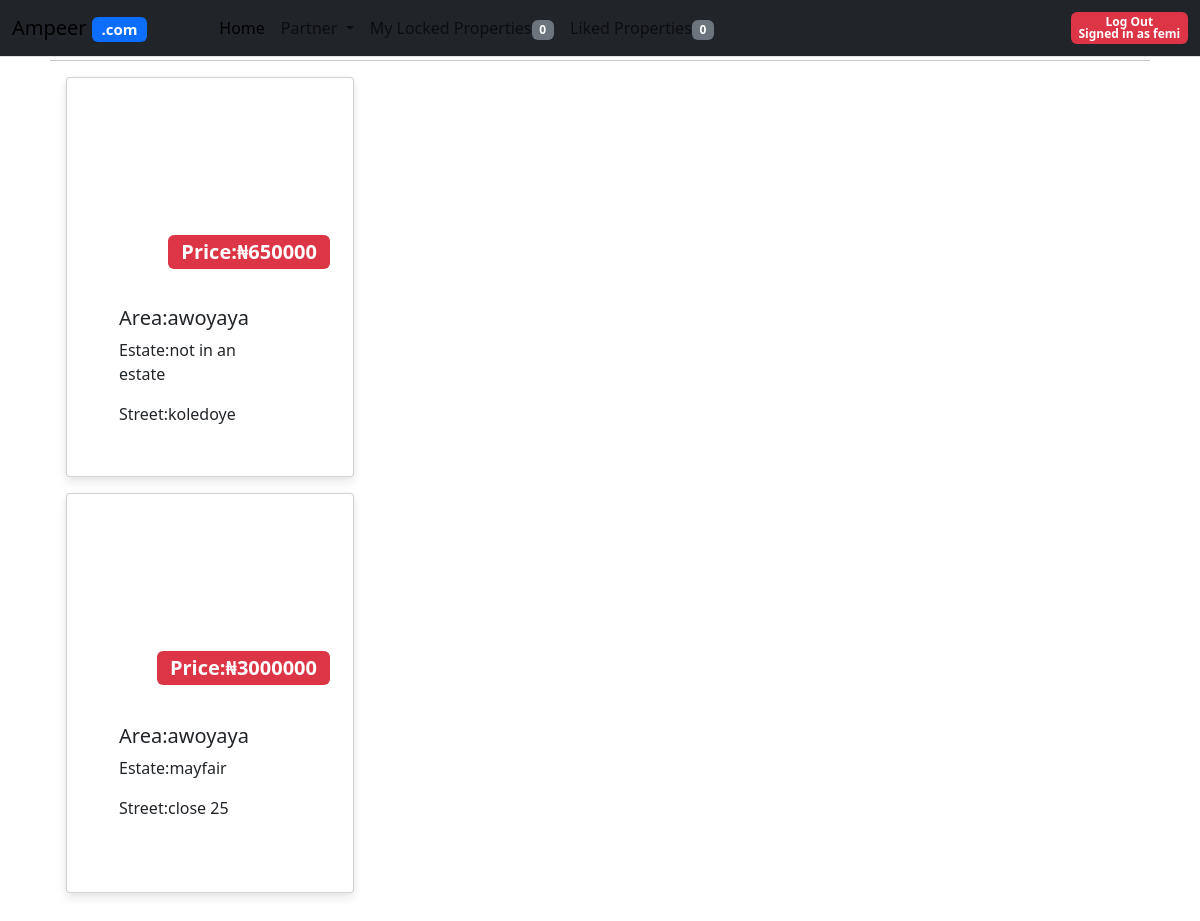
Page /reagency/role/propertyowner (signed in) on the committed database.
### reagency/models.py (models this page shows, shortened)
class User(AbstractUser):
    gender = models.CharField(max_length=1)
    tel = models.CharField(max_length=12)
    alt_tel = models.CharField(max_length=12, blank=True, null=True)
    profile_pic = models.URLField(max_length=200, blank=True, null=True)

class Property(models.Model):
    scouted_property = models.OneToOneField(ScoutedProperty, on_delete=models.CASCADE, default="")
    listing_specialist = models.ForeignKey(ListingSpecialistUser, on_delete=models.CASCADE, related_name="poster", default="")
    property_manager = models.ForeignKey(PropManagerUser, on_delete=models.CASCADE, related_name="manager", default="")
    landlord = models.ForeignKey(LandlordUser, on_delete=models.CASCADE, related_name="propowner", default="")
    rent_sale = models.CharField(max_length=10)
    type = models.CharField(max_length=50)
    bed = models.CharField(max_length=50)
    price = models.PositiveBigIntegerField()
    in_estate = models.CharField(max_length=3, default="")
    compound_size = models.PositiveSmallIntegerField()
    interior_size = models.PositiveSmallIntegerField()
    created_at = models.DateTimeField(auto_now_add=True, null=True)
    is_active = models.BooleanField(default=True)
    prop_location = models.ForeignKey(Location,on_delete=models.CASCADE, related_name="proplocation")
    house_number = models.CharField(max_length=15)
    int_vid = models.URLField(max_length=200)
    ext_vid = models.URLField(max_length=200)
    street_vid = models.URLField(max_length=200)
    user_locker = models.ForeignKey(User, on_delete=models.CASCADE, related_name="paiduser", blank=True, null=True, default="")

class Location(models.Model):
    state = models.CharField(max_length=50)
    lga = models.CharField(max_length=50)
    area_name = models.CharField(max_length=160)
    estate_name = models.CharField(max_length=250, default="")
    estate_name2 = models.CharField(max_length=200, blank=True, null=True)
    street = models.CharField(max_length=50)
    street2 = models.CharField(max_length=200, blank=True, null=True)
    landmark = models.CharField(max_length=200, blank=True, null=True)
    closest_busstop = models.CharField(max_length=200, blank=True, null=True)

### reagency/views.py (the view, shortened to what this page needs)
# urls.py: path("role/propertyowner", views.propertyowner_view, name="property_owner" ),
def propertyowner_view(request):
    User=get_user_model()
    current_user_id = request.user.id
    current_user = User.objects.get(id=current_user_id)
    user_saved_property = SavedProperty.objects.filter(user=current_user )
    savedPropertyNum = sum(properties.saved_property.count() for properties in user_saved_property)
    paidPropertyNum = Property.objects.filter(user_locker=current_user, is_active=False).count()
    try:
        User = get_user_model()
        signed_in_user = User.objects.get(id=request.user.id)
        prop_owner_user = LandlordUser.objects.get(user=signed_in_user)
        property_owner_properties = Property.objects.filter(landlord=prop_owner_user, is_active=True)
        property_owner_properties_num = property_owner_properties.count()
        if property_owner_properties_num > 0:
            return render(request, "reagency/propertyowner.html", {
                "property_owner_properties": property_owner_properties,
                "savedPropertyNum": savedPropertyNum,
                "paidPropertyNum": paidPropertyNum
            })
    except (ObjectDoesNotExist, ValueError):
        print("There was an error")
        return render(request, "reagency/propertyowner.html", {
            "savedPropertyNum": savedPropertyNum,
            "paidPropertyNum": paidPropertyNum
        })

### reagency/templates/reagency/propertyowner.html (shortened to what this page needs)
{% extends "reagency/layout.html" %}
{% load static %}
{% block body %}
{% if property_owner_properties %}
{% for property in property_owner_properties %}
<div class="card listingCard mx-3 my-3" style="width: 18rem;height: 400px;" data-bs-target="#propertyVideos"
    data-bs-toggle="modal" data-propertyId="{{property.id}}">
    <div class="vidCont" data-propertyId="{{property.id}}">
        <video src="{{property.int_vid}}" class="video-preview" muted></video>
    </div>
    <div class="card-body">
        <h5 class="card-title">Area:{{property.prop_location.area_name}}</h5>
        <p class="card-text">Estate:{{property.prop_location.estate_name}}</p>
        <p class="card-text">Street:{{property.prop_location.street}}</p>
        <span class="priceTag badge text-bg-danger">Price:<span>&#x20A6;</span>{{property.price}}</span>
    </div>
</div>
{% endfor %}
{% elif property_num == 0 %}
<div>
    <p>You do not have any active property at the moment. Contact our customer care representative</p>
</div>
{% else %}
<div>
    <p>You may not be a registered property owner. Sign up as a property owner to view the properties you own.
    </p>
</div>
{% endif %}
{% endblock %}

### reagency/templates/reagency/layout.html (shortened to what this page needs)
{% load static %}
<!DOCTYPE html>
<html lang="en">
<head>
    {% load bootstrap5 %}
    {% bootstrap_css %}
    <link href="{% static 'reagency/styles.css' %}" rel="stylesheet">
</head>
<body>
    <nav class="navbar navbar-expand-lg bg-dark border-bottom border-bottom-dark fixed-top">
        <div class="container-fluid">
            <a class="navbar-brand " href="{% url 'index' %}">
                <span>
                    <bold>Ampeer</bold>
                </span>
                <span class="badge bg-primary">.com</span>
            </a>
            <div class="collapse navbar-collapse" id="navbarSupportedContent">
                <ul class="navbar-nav me-auto mb-2 mb-lg-0 mx-5" style="color: white;">
                    <li class="nav-item">
                        <a class="nav-link active" aria-current="page" href="{% url 'index' %}">Home</a>
                    </li>
                    {% if user.is_authenticated %}
                    <li class="nav-item dropdown">
                        <a class="nav-link dropdown-toggle" href="#" role="button" data-bs-toggle="dropdown"
                            aria-expanded="false">
                            Partner
                        </a>
                    </li>
                    {% endif %}
                    {% if user.is_authenticated %}
                    <li class="nav-item">
                        <a class="nav-link" href="{% url 'properties_paid' %}">My Locked Properties<span id="numOfLikesSpan" class="badge text-bg-primary bg-secondary">{{paidPropertyNum}}</span></a>
                    </li>
                    <li class="nav-item">
                        <a class="nav-link" href="{% url 'liked_properties' %}">Liked Properties<span id="numOfLikesSpan" class="badge text-bg-primary bg-secondary">{{savedPropertyNum}}</span></a>
                    </li>
                    {% endif %}
                </ul>
                {% if user.is_authenticated %}
                <span class="badge text-bg-danger"><a class="nav-link" href="{% url 'logout' %}">Log Out</a>
                    <span>Signed in as <strong>{{ user.username }}</strong></span></span>
                {% else %}
                <a class="nav-link" href="{% url 'login' %}">Log In</a>
                <a class="nav-link" href="{% url 'register' %}">Register</a>
                {% endif %}
            </div>
        </div>
    </nav>
    <hr>
    <div>
        {% block body %}
        {% endblock %}
    </div>
</body>
</html>

### reagency/static/reagency/styles.css (style rules this page uses)
body { background-image: url('/static/images/backgroundImage.svg'); padding: 30px 50px; height: fit-content; }
.listingCard { display: flex; flex-direction: column; }
.vidCont { width: 90%; justify-self: center; height: 200px; }
.video-preview { width: 100%; height: 100%; object-fit: cover; display: block; }
.priceTag { position: absolute; color: #0d6efd; right: 23px; bottom: 207px; background-color: #ebedf1; font-size: 20px; font-weight: 700 }
.card { border-radius: 4px; box-shadow: 0 6px 10px rgba(0, 0, 0, .08), 0 0 6px rgba(0, 0, 0, .05); transition: .3s transform cubic-bezier(.155, 1.105, .295, 1.12), .3s box-shadow, .3s -webkit-transform cubic-bezier(.155, 1.105, .295, 1.12); padding: 14px 80px 18px 36px; cursor: pointer; }

### rows in the picture
User: username "femi"
Property: prop_location.area_name "awoyaya", prop_location.estate_name "not in an estate", prop_location.street "koledoye", price "650000"
Property: {{ property.id }} 4 (drawn), prop_location.area_name "awoyaya", prop_location.estate_name "mayfair", prop_location.street "close 25", price "3000000"

### other values in the picture
{{ paidPropertyNum }} "0"
{{ savedPropertyNum }} "0"
